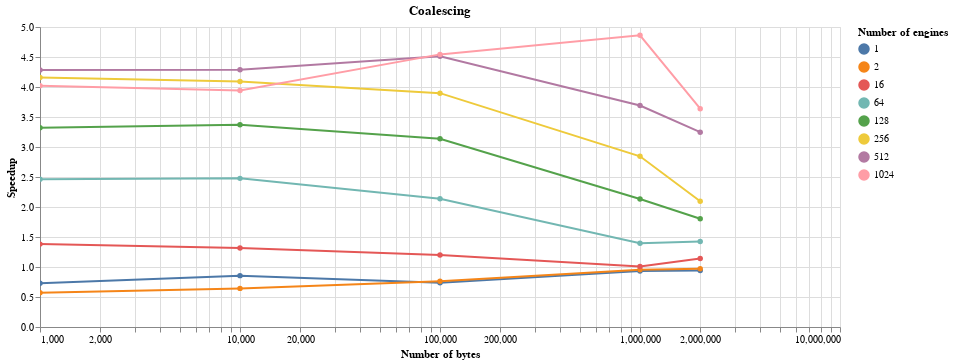
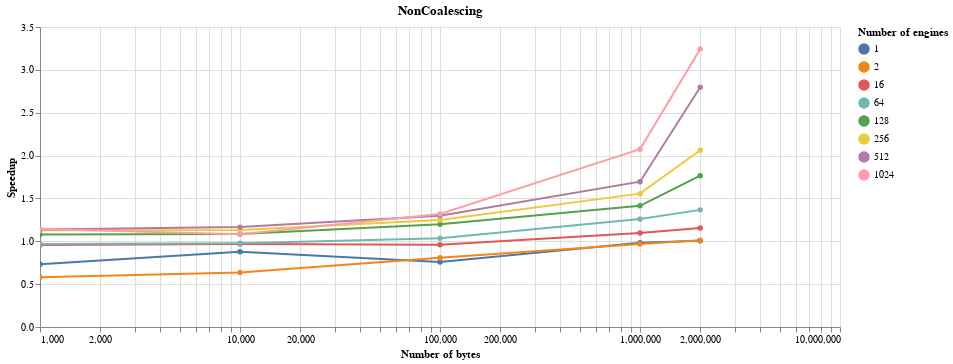

Write notebook code for charts like these, in order.
### Code cell
display(Markdown(f'## Results for duration[DirectView]/duration[scheduler]'))
for scheduler_name in data['Scheduler name'].unique():
    if scheduler_name == 'DirectView':
        continue
    alt.Chart(data[data['Scheduler name'] == scheduler_name]).mark_line(point=True).encode(
        alt.X(
            'Number of bytes',
            scale=alt.Scale(type='log')
        ),
        alt.Y(
             'Speedup',
        ),
        color='Number of engines:N',
        tooltip='Number of engines',
    
    ).properties(title=scheduler_name, width=800).interactive().display(renderer='svg')

### Figure 1 — Vega-Lite specification as saved in the notebook (floating-point values rounded to 4 significant figures)
{"config": {"view": {"continuousWidth": 400, "continuousHeight": 300}}, "data": {"name": "data-a9b0080b226a175010f792f4c1310341"}, "mark": {"type": "line", "point": true}, "encoding": {"color": {"type": "nominal", "field": "Number of engines"}, "tooltip": {"type": "quantitative", "field": "Number of engines"}, "x": {"type": "quantitative", "field": "Number of bytes", "scale": {"type": "log"}}, "y": {"type": "quantitative", "field": "Speedup"}}, "selection": {"selector004": {"type": "interval", "bind": "scales", "encodings": ["x", "y"]}}, "title": "Coalescing", "width": 800, "$schema": "https://vega.github.io/schema/vega-lite/v4.8.1.json", "datasets": {"data-a9b0080b226a175010f792f4c1310341": [{"Duration in ms": 8.63, "Number of bytes": 1000, "Number of engines": 1, "Scheduler name": "Coalescing", "Speedup": 0.73}, {"Duration in ms": 9.52, "Number of bytes": 10000, "Number of engines": 1, "Scheduler name": "Coalescing", "Speedup": 0.8561}, {"Duration in ms": 17.56, "Number of bytes": 100000, "Number of engines": 1, "Scheduler name": "Coalescing", "Speedup": 0.7386}, {"Duration in ms": 87.12, "Number of bytes": 1000000, "Number of engines": 1, "Scheduler name": "Coalescing", "Speedup": 0.9345}, {"Duration in ms": 168.1, "Number of bytes": 2000000, "Number of engines": 1, "Scheduler name": "Coalescing", "Speedup": 0.9435}, {"Duration in ms": 8.95, "Number of bytes": 1000, "Number of engines": 2, "Scheduler name": "Coalescing", "Speedup": 0.5721}, {"Duration in ms": 9.68, "Number of bytes": 10000, "Number of engines": 2, "Scheduler name": "Coalescing", "Speedup": 0.6436}, {"Duration in ms": 17.7, "Number of bytes": 100000, "Number of engines": 2, "Scheduler name": "Coalescing", "Speedup": 0.7633}, {"Duration in ms": 86.47, "Number of bytes": 1000000, "Number of engines": 2, "Scheduler name": "Coalescing", "Speedup": 0.9552}, {"Duration in ms": 166.7, "Number of bytes": 2000000, "Number of engines": 2, "Scheduler name": "Coalescing", "Speedup": 0.9702}, {"Duration in ms": 11.12, "Number of bytes": 1000, "Number of engines": 16, "Scheduler name": "Coalescing", "Speedup": 1.381}, {"Duration in ms": 12.28, "Number of bytes": 10000, "Number of engines": 16, "Scheduler name": "Coalescing", "Speedup": 1.317}, {"Duration in ms": 19.53, "Number of bytes": 100000, "Number of engines": 16, "Scheduler name": "Coalescing", "Speedup": 1.202}, {"Duration in ms": 97.41, "Number of bytes": 1000000, "Number of engines": 16, "Scheduler name": "Coalescing", "Speedup": 1.01}, {"Duration in ms": 169.4, "Number of bytes": 2000000, "Number of engines": 16, "Scheduler name": "Coalescing", "Speedup": 1.141}, {"Duration in ms": 17.2, "Number of bytes": 1000, "Number of engines": 64, "Scheduler name": "Coalescing", "Speedup": 2.465}, {"Duration in ms": 17.77, "Number of bytes": 10000, "Number of engines": 64, "Scheduler name": "Coalescing", "Speedup": 2.477}, {"Duration in ms": 25.26, "Number of bytes": 100000, "Number of engines": 64, "Scheduler name": "Coalescing", "Speedup": 2.137}, {"Duration in ms": 109.1, "Number of bytes": 1000000, "Number of engines": 64, "Scheduler name": "Coalescing", "Speedup": 1.395}, {"Duration in ms": 202.3, "Number of bytes": 2000000, "Number of engines": 64, "Scheduler name": "Coalescing", "Speedup": 1.426}, {"Duration in ms": 25.27, "Number of bytes": 1000, "Number of engines": 128, "Scheduler name": "Coalescing", "Speedup": 3.32}, {"Duration in ms": 25.78, "Number of bytes": 10000, "Number of engines": 128, "Scheduler name": "Coalescing", "Speedup": 3.37}, {"Duration in ms": 33.19, "Number of bytes": 100000, "Number of engines": 128, "Scheduler name": "Coalescing", "Speedup": 3.136}, {"Duration in ms": 103.4, "Number of bytes": 1000000, "Number of engines": 128, "Scheduler name": "Coalescing", "Speedup": 2.132}, {"Duration in ms": 232.2, "Number of bytes": 2000000, "Number of engines": 128, "Scheduler name": "Coalescing", "Speedup": 1.803}, {"Duration in ms": 40.72, "Number of bytes": 1000, "Number of engines": 256, "Scheduler name": "Coalescing", "Speedup": 4.16}, {"Duration in ms": 41.75, "Number of bytes": 10000, "Number of engines": 256, "Scheduler name": "Coalescing", "Speedup": 4.092}, {"Duration in ms": 50.58, "Number of bytes": 100000, "Number of engines": 256, "Scheduler name": "Coalescing", "Speedup": 3.897}, {"Duration in ms": 126.8, "Number of bytes": 1000000, "Number of engines": 256, "Scheduler name": "Coalescing", "Speedup": 2.845}, {"Duration in ms": 316.7, "Number of bytes": 2000000, "Number of engines": 256, "Scheduler name": "Coalescing", "Speedup": 2.095}, {"Duration in ms": 77.76, "Number of bytes": 1000, "Number of engines": 512, "Scheduler name": "Coalescing", "Speedup": 4.284}, {"Duration in ms": 79.9, "Number of bytes": 10000, "Number of engines": 512, "Scheduler name": "Coalescing", "Speedup": 4.287}, {"Duration in ms": 87.59, "Number of bytes": 100000, "Number of engines": 512, "Scheduler name": "Coalescing", "Speedup": 4.511}, {"Duration in ms": 173.7, "Number of bytes": 1000000, "Number of engines": 512, "Scheduler name": "Coalescing", "Speedup": 3.691}, {"Duration in ms": 409.6, "Number of bytes": 2000000, "Number of engines": 512, "Scheduler name": "Coalescing", "Speedup": 3.247}, {"Duration in ms": 164.1, "Number of bytes": 1000, "Number of engines": 1024, "Scheduler name": "Coalescing", "Speedup": 4.022}, {"Duration in ms": 164.3, "Number of bytes": 10000, "Number of engines": 1024, "Scheduler name": "Coalescing", "Speedup": 3.944}, {"Duration in ms": 173.4, "Number of bytes": 100000, "Number of engines": 1024, "Scheduler name": "Coalescing", "Speedup": 4.544}, {"Duration in ms": 284.2, "Number of bytes": 1000000, "Number of engines": 1024, "Scheduler name": "Coalescing", "Speedup": 4.862}, {"Duration in ms": 718.3, "Number of bytes": 2000000, "Number of engines": 1024, "Scheduler name": "Coalescing", "Speedup": 3.638}]}}

### Figure 2 — Vega-Lite specification as saved in the notebook (floating-point values rounded to 4 significant figures)
{"config": {"view": {"continuousWidth": 400, "continuousHeight": 300}}, "data": {"name": "data-22984199b495bd6cf62ad689b917b211"}, "mark": {"type": "line", "point": true}, "encoding": {"color": {"type": "nominal", "field": "Number of engines"}, "tooltip": {"type": "quantitative", "field": "Number of engines"}, "x": {"type": "quantitative", "field": "Number of bytes", "scale": {"type": "log"}}, "y": {"type": "quantitative", "field": "Speedup"}}, "selection": {"selector005": {"type": "interval", "bind": "scales", "encodings": ["x", "y"]}}, "title": "NonCoalescing", "width": 800, "$schema": "https://vega.github.io/schema/vega-lite/v4.8.1.json", "datasets": {"data-22984199b495bd6cf62ad689b917b211": [{"Duration in ms": 8.62, "Number of bytes": 1000, "Number of engines": 1, "Scheduler name": "NonCoalescing", "Speedup": 0.7309}, {"Duration in ms": 9.29, "Number of bytes": 10000, "Number of engines": 1, "Scheduler name": "NonCoalescing", "Speedup": 0.8773}, {"Duration in ms": 17.08, "Number of bytes": 100000, "Number of engines": 1, "Scheduler name": "NonCoalescing", "Speedup": 0.7594}, {"Duration in ms": 82.77, "Number of bytes": 1000000, "Number of engines": 1, "Scheduler name": "NonCoalescing", "Speedup": 0.9836}, {"Duration in ms": 157.4, "Number of bytes": 2000000, "Number of engines": 1, "Scheduler name": "NonCoalescing", "Speedup": 1.007}, {"Duration in ms": 8.84, "Number of bytes": 1000, "Number of engines": 2, "Scheduler name": "NonCoalescing", "Speedup": 0.5792}, {"Duration in ms": 9.79, "Number of bytes": 10000, "Number of engines": 2, "Scheduler name": "NonCoalescing", "Speedup": 0.6364}, {"Duration in ms": 16.72, "Number of bytes": 100000, "Number of engines": 2, "Scheduler name": "NonCoalescing", "Speedup": 0.808}, {"Duration in ms": 85.28, "Number of bytes": 1000000, "Number of engines": 2, "Scheduler name": "NonCoalescing", "Speedup": 0.9686}, {"Duration in ms": 159.9, "Number of bytes": 2000000, "Number of engines": 2, "Scheduler name": "NonCoalescing", "Speedup": 1.011}, {"Duration in ms": 16.08, "Number of bytes": 1000, "Number of engines": 16, "Scheduler name": "NonCoalescing", "Speedup": 0.9552}, {"Duration in ms": 16.7, "Number of bytes": 10000, "Number of engines": 16, "Scheduler name": "NonCoalescing", "Speedup": 0.9683}, {"Duration in ms": 24.46, "Number of bytes": 100000, "Number of engines": 16, "Scheduler name": "NonCoalescing", "Speedup": 0.9595}, {"Duration in ms": 89.76, "Number of bytes": 1000000, "Number of engines": 16, "Scheduler name": "NonCoalescing", "Speedup": 1.096}, {"Duration in ms": 167.2, "Number of bytes": 2000000, "Number of engines": 16, "Scheduler name": "NonCoalescing", "Speedup": 1.156}, {"Duration in ms": 43.82, "Number of bytes": 1000, "Number of engines": 64, "Scheduler name": "NonCoalescing", "Speedup": 0.9674}, {"Duration in ms": 45.08, "Number of bytes": 10000, "Number of engines": 64, "Scheduler name": "NonCoalescing", "Speedup": 0.9765}, {"Duration in ms": 52.13, "Number of bytes": 100000, "Number of engines": 64, "Scheduler name": "NonCoalescing", "Speedup": 1.036}, {"Duration in ms": 120.7, "Number of bytes": 1000000, "Number of engines": 64, "Scheduler name": "NonCoalescing", "Speedup": 1.261}, {"Duration in ms": 211.1, "Number of bytes": 2000000, "Number of engines": 64, "Scheduler name": "NonCoalescing", "Speedup": 1.366}, {"Duration in ms": 77.77, "Number of bytes": 1000, "Number of engines": 128, "Scheduler name": "NonCoalescing", "Speedup": 1.079}, {"Duration in ms": 80.13, "Number of bytes": 10000, "Number of engines": 128, "Scheduler name": "NonCoalescing", "Speedup": 1.084}, {"Duration in ms": 86.87, "Number of bytes": 100000, "Number of engines": 128, "Scheduler name": "NonCoalescing", "Speedup": 1.198}, {"Duration in ms": 156.0, "Number of bytes": 1000000, "Number of engines": 128, "Scheduler name": "NonCoalescing", "Speedup": 1.413}, {"Duration in ms": 237.1, "Number of bytes": 2000000, "Number of engines": 128, "Scheduler name": "NonCoalescing", "Speedup": 1.765}, {"Duration in ms": 150.1, "Number of bytes": 1000, "Number of engines": 256, "Scheduler name": "NonCoalescing", "Speedup": 1.128}, {"Duration in ms": 150.8, "Number of bytes": 10000, "Number of engines": 256, "Scheduler name": "NonCoalescing", "Speedup": 1.133}, {"Duration in ms": 157.8, "Number of bytes": 100000, "Number of engines": 256, "Scheduler name": "NonCoalescing", "Speedup": 1.249}, {"Duration in ms": 231.9, "Number of bytes": 1000000, "Number of engines": 256, "Scheduler name": "NonCoalescing", "Speedup": 1.556}, {"Duration in ms": 321.7, "Number of bytes": 2000000, "Number of engines": 256, "Scheduler name": "NonCoalescing", "Speedup": 2.063}, {"Duration in ms": 292.8, "Number of bytes": 1000, "Number of engines": 512, "Scheduler name": "NonCoalescing", "Speedup": 1.138}, {"Duration in ms": 293.9, "Number of bytes": 10000, "Number of engines": 512, "Scheduler name": "NonCoalescing", "Speedup": 1.165}, {"Duration in ms": 304.2, "Number of bytes": 100000, "Number of engines": 512, "Scheduler name": "NonCoalescing", "Speedup": 1.299}, {"Duration in ms": 378.3, "Number of bytes": 1000000, "Number of engines": 512, "Scheduler name": "NonCoalescing", "Speedup": 1.695}, {"Duration in ms": 475.5, "Number of bytes": 2000000, "Number of engines": 512, "Scheduler name": "NonCoalescing", "Speedup": 2.796}, {"Duration in ms": 577.7, "Number of bytes": 1000, "Number of engines": 1024, "Scheduler name": "NonCoalescing", "Speedup": 1.143}, {"Duration in ms": 598.6, "Number of bytes": 10000, "Number of engines": 1024, "Scheduler name": "NonCoalescing", "Speedup": 1.082}, {"Duration in ms": 597.0, "Number of bytes": 100000, "Number of engines": 1024, "Scheduler name": "NonCoalescing", "Speedup": 1.319}, {"Duration in ms": 666.2, "Number of bytes": 1000000, "Number of engines": 1024, "Scheduler name": "NonCoalescing", "Speedup": 2.074}, {"Duration in ms": 806.0, "Number of bytes": 2000000, "Number of engines": 1024, "Scheduler name": "NonCoalescing", "Speedup": 3.243}]}}
